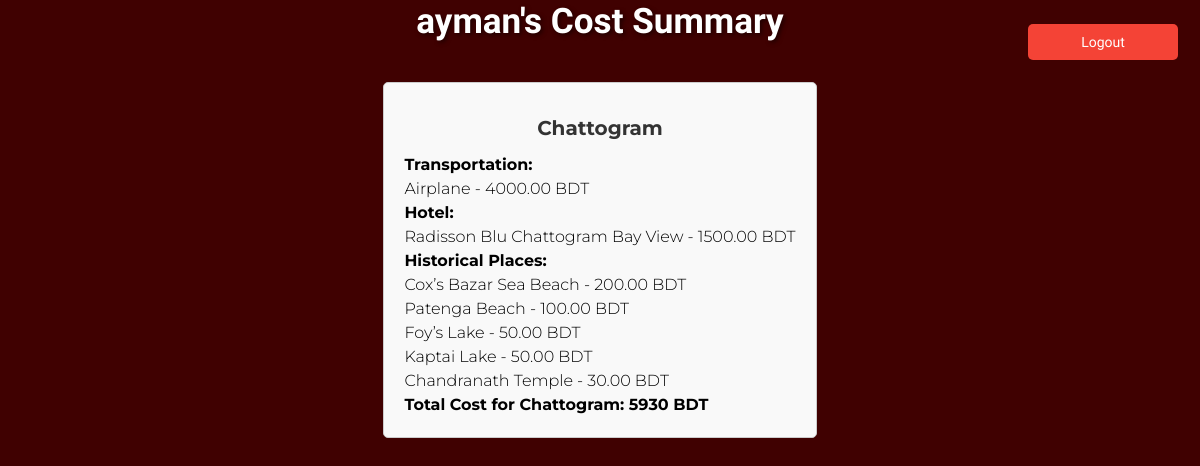
The app's page /cost_summary.php (signed in) with its own data.
### tables this page shows
CREATE TABLE `place` (
  `place_id` int(11) NOT NULL,
  `place_name` varchar(50) NOT NULL,
  `best_season` varchar(20) NOT NULL,
  `place_pic` varchar(512) DEFAULT NULL
);

CREATE TABLE `transportation` (
  `transport_id` int(11) NOT NULL,
  `place_id` int(11) NOT NULL,
  `type` varchar(20) NOT NULL,
  `cost` decimal(10,2) NOT NULL
);

CREATE TABLE `hotel` (
  `hotel_id` int(11) NOT NULL,
  `place_id` int(11) NOT NULL,
  `hotel_name` varchar(100) NOT NULL,
  `stars` int(11) DEFAULT NULL CHECK (`stars` between 1 and 5),
  `avg_price` decimal(10,2) NOT NULL,
  `maps` varchar(256) DEFAULT NULL
);

CREATE TABLE `historicalplace` (
  `historical_id` int(11) NOT NULL,
  `place_id` int(11) NOT NULL,
  `name` varchar(100) NOT NULL,
  `description` text NOT NULL,
  `ticket_price` decimal(10,2) DEFAULT 0.00,
  `map` varchar(512) DEFAULT NULL,
  `picture` varchar(512) DEFAULT NULL
);

### cost_summary.php (the view, shortened to what this page needs)
<?php
require_once 'DBconnect.php';
$user_id = $_SESSION['user_id'];
$sql = "SELECT p.place_id, p.place_name FROM Wishlist w
        JOIN Place p ON w.place_id = p.place_id
        WHERE w.user_id = $user_id";
$result = $conn->query($sql);
?>
<!DOCTYPE html>
<html lang="en">
<head>
    <link rel="stylesheet" href="style.css">
</head>
<body class="home">
    <header>
        <nav>
            <div class="logout-btn-container">
                <a href="logout.php" class="logout-btn">Logout</a>
            </div>
        </nav>
    </header>
    <main>
        <div class="user-info">
            <h3><?php echo $_SESSION['name']; ?>'s Cost Summary</h3>
        </div>
        <div class="wishlist-container">
            <?php if ($result->num_rows > 0) {
                while ($row = $result->fetch_assoc()) {
                    $place_id = $row['place_id'];
                    $place_name = $row['place_name'];
                    $total_transport_cost = 0;
                    $total_hotel_cost = 0;
                    $total_historical_cost = 0;
                    echo "<div class='cost-summary-box'>";
                    echo "<h3><strong>$place_name</strong></h3>";
                    $transport_sql = "SELECT t.type, t.cost FROM Transportation t
                                      JOIN Wishlist w ON t.transport_id = w.transport_id
                                      WHERE w.place_id = $place_id AND w.user_id = $user_id";
                    $transport_result = $conn->query($transport_sql);
                    if ($transport_result->num_rows > 0) {
                        echo "<p><strong>Transportation:</strong><br>";
                        while ($transport = $transport_result->fetch_assoc()) {
                            echo $transport['type'] . " - " . $transport['cost'] . " BDT<br>";
                            $total_transport_cost += $transport['cost'];
                        }
                        echo "</p>";
                    } else {
                        echo "<p><strong>Transportation:</strong> None selected.</p>";
                    }
                    $hotel_sql = "SELECT h.hotel_name, h.avg_price FROM Hotel h
                                  JOIN Wishlist w ON h.hotel_id = w.hotel_id
                                  WHERE w.place_id = $place_id AND w.user_id = $user_id";
                    $hotel_result = $conn->query($hotel_sql);
                    if ($hotel_result->num_rows > 0) {
                        echo "<p><strong>Hotel:</strong><br>";
                        while ($hotel = $hotel_result->fetch_assoc()) {
                            echo $hotel['hotel_name'] . " - " . $hotel['avg_price'] . " BDT<br>";
                            $total_hotel_cost += $hotel['avg_price'];
                        }
                        echo "</p>";
                    } else {
                        echo "<p><strong>Hotel:</strong> None selected.</p>";
                    }
                    $historical_sql = "SELECT hp.name, hp.ticket_price FROM HistoricalPlace hp
                                       JOIN Wishlist w ON FIND_IN_SET(hp.historical_id, w.historical_ids) > 0
                                       WHERE w.place_id = $place_id AND w.user_id = $user_id";
                    $historical_result = $conn->query($historical_sql);
                    if ($historical_result->num_rows > 0) {
                        echo "<p><strong>Historical Places:</strong><br>";
                        while ($historical = $historical_result->fetch_assoc()) {
                            echo $historical['name'] . " - " . $historical['ticket_price'] . " BDT<br>";
                            $total_historical_cost += $historical['ticket_price'];
                        }
                        echo "</p>";
                    } else {
                        echo "<p><strong>Historical Places:</strong> None selected.</p>";
                    }
                    $total_place_cost = $total_transport_cost + $total_hotel_cost + $total_historical_cost;
                    echo "<h4><strong>Total Cost for $place_name: " . $total_place_cost . " BDT</strong></h4>";
                    echo "</div>";
                }
            } else {
                echo "<p class='cost-summary-message'>No places to check the cost of.</p>";
            }
            ?>
        </div>
    </main>
</body>
</html>

### style.css (style rules this page uses)
* { margin: 0; padding: 0; box-sizing: border-box; }
html, body { height: 100%; font-family: Delius, Montserrat; font-optical-sizing: auto; font-weight: 300; font-style: normal; }
body.home { background-color: #400101; }
header { padding: 0 20px; }
nav { display: flex; justify-content: space-between; align-items: center; padding: 35px,0; }
.wishlist-container { display: flex; flex-wrap: wrap; gap: 20px; justify-content: center; padding: 20px; }
.user-info { display: flex; justify-content: space-between; align-items: center; justify-self: center; font-size: 30px; color: white; text-shadow: 2px 2px 4px rgba(0, 0, 0, 0.5); }
.wishlist-container h3 { font-size: 15px; font-weight: 700; margin-bottom: 10px; color: white; font-family: Montserrat; margin-top: 10px; }
.cost-summary-box { font-family: Montserrat; border: 1px solid #ccc; padding: 20px; margin-top: 20px; margin-bottom: 20px; background-color: #f9f9f9; line-height: 1.5; border-radius: 5px; }
.cost-summary-box h3 { font-size: 20px; font-weight: 700; color: #333; text-align: center; }
.logout-btn-container { position: absolute; top: 20px; right: 20px; }
.logout-btn { background-color: #f44336; color: white; padding: 10px 20px; text-align: center; text-decoration: none; display: inline-block; font-size: 14px; margin: 4px 2px; cursor: pointer; border-radius: 5px; border: none; }
.view-cost-summary-btn, .logout-btn { background-color: #4CAF50; color: white; padding: 10px 20px; text-align: center; text-decoration: none; display: inline-block; font-size: 14px; margin: 4px 2px; cursor: pointer; border-radius: 5px; border: none; width: 150px; }
.logout-btn { background-color: #f44336; }

### records on screen
place: place_name "Chattogram", total_place_cost "5930"
transportation: type "Airplane", cost "4000.00"
hotel: hotel_name "Radisson Blu Chattogram Bay View", avg_price "1500.00"
historicalplace: name "Cox’s Bazar Sea Beach", ticket_price "200.00"
historicalplace: name "Patenga Beach", ticket_price "100.00"
historicalplace: name "Foy’s Lake", ticket_price "50.00"
historicalplace: name "Kaptai Lake", ticket_price "50.00"
historicalplace: name "Chandranath Temple", ticket_price "30.00"

### other values on screen
$_SESSION['name'] "ayman"
